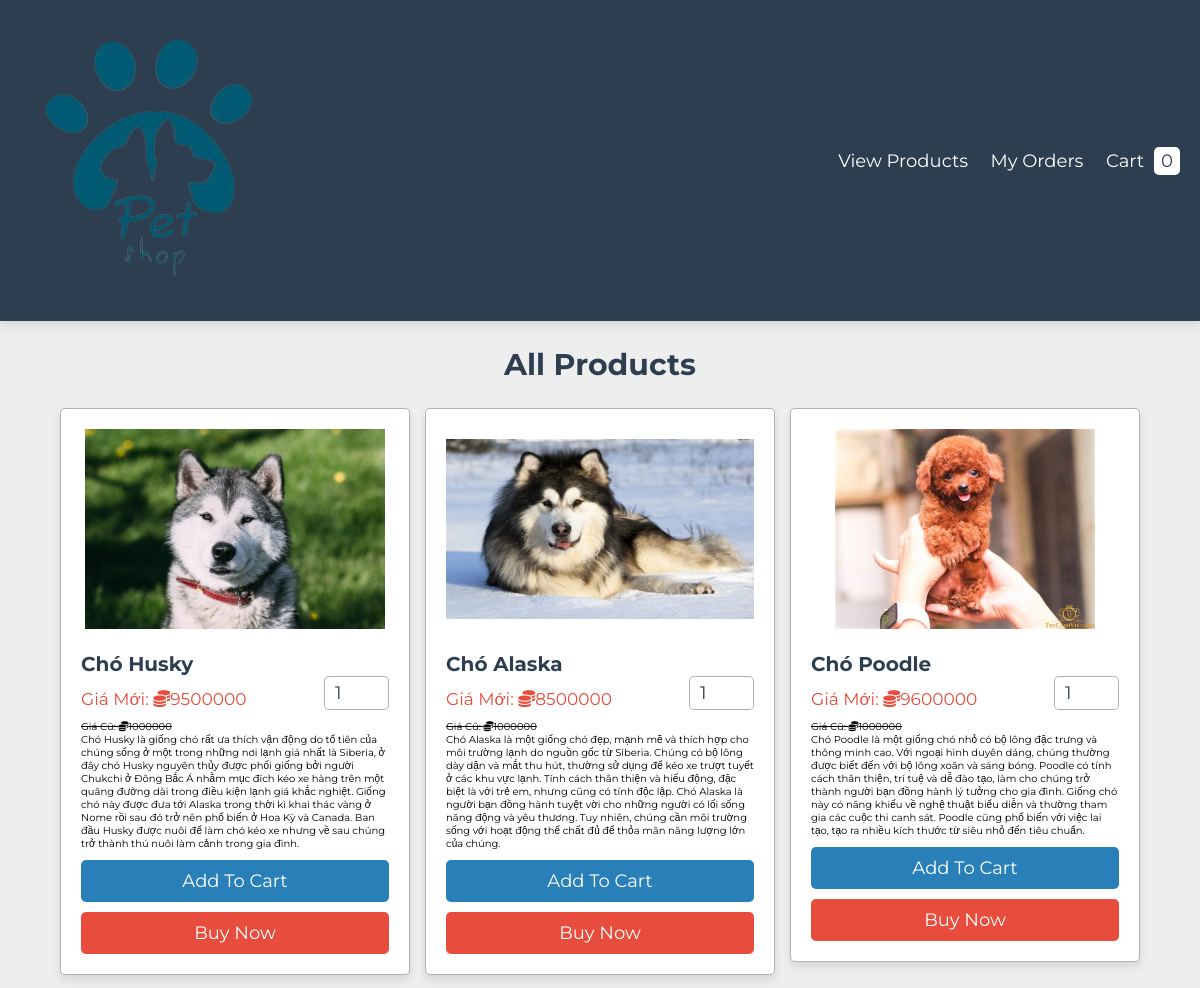
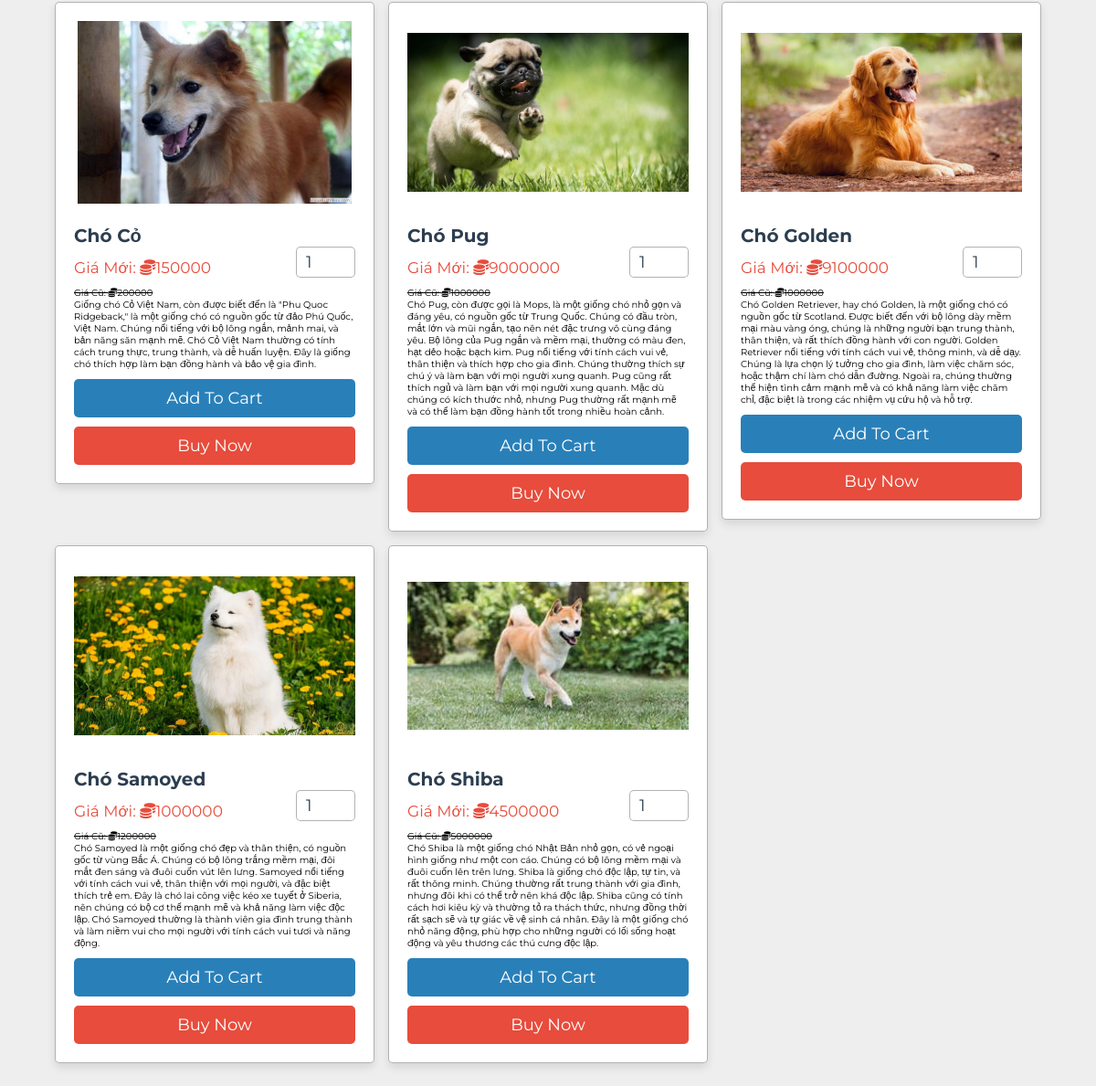
/admin/view_products.php, run on the app's committed database (2 pictures, top to bottom).
### tables this page shows
CREATE TABLE `tbl_product` (
  `product_id` int(11) NOT NULL,
  `product_name` varchar(255) NOT NULL,
  `cartegory_id` int(11) NOT NULL,
  `product_price` varchar(255) NOT NULL,
  `product_price_new` varchar(255) NOT NULL,
  `product_desc` varchar(2000) NOT NULL,
  `product_img` varchar(255) NOT NULL,
  `qty` varchar(20) NOT NULL
);

### admin/view_products.php (the view, shortened to what this page needs)
<?php
include 'components/connect.php';
?>
<!DOCTYPE html>
<html lang="en">
<head>
   <link rel="stylesheet" href="https://cdnjs.cloudflare.com/ajax/libs/font-awesome/6.2.1/css/all.min.css">
   <link rel="stylesheet" href="css/style.css">
</head>
<body>
<?php include 'components/header.php'; ?>
<section class="products">
   <h1 class="heading">All Products</h1>
   <div class="box-container">
   <?php
      $select_products = $conn->prepare("SELECT * FROM `tbl_product`");
      $select_products->execute();
      if($select_products->rowCount() > 0){
         while($fetch_product = $select_products->fetch(PDO::FETCH_ASSOC)){
   ?>
   <form action="" method="POST" class="box">
      <img src="uploads/<?= $fetch_product['product_img']; ?>" class="image" alt="<?= $fetch_product['product_name']; ?>">
      <h3 class="name"><?= $fetch_product['product_name'] ?></h3>
      <div class="flex">
         <p class="price-new">Giá Mới: <i class="fa-solid fa-coins"></i><?= $fetch_product['product_price_new'] ?></p>
         <input type="number" name="qty" required min="1" value="1" max="99" maxlength="2" class="qty">
      </div>
      <p class="price" style="text-decoration:line-through;">Giá Cũ: <i class="fa-solid fa-coins"></i><?= $fetch_product['product_price'] ?></p>
      <p class="description"><?= $fetch_product['product_desc'] ?></p>
      <button type="submit" name="add_to_cart" class="btn">Add to Cart</button>
      <a href="checkout.php?get_id=<?= $fetch_product['product_id']; ?>" class="delete-btn">Buy Now</a>
   </form>
   <?php
      }
   } else {
      echo '<p class="empty">No products found!</p>';
   }
   ?>
   </div>
</section>
</body>
</html>

### admin/css/style.css (style rules this page uses)
:root { --main-color:#2980b9; --red:#e74c3c; --orange:#f39c12; --light-color:#666; --light-bg:#eee; --white:#fff; --black:#2c3e50; --border:.1rem solid rgba(0,0,0,.3); --box-shodow:0 .5rem 1rem rgba(0,0,0,.1); }
* { font-family: 'Montserrat', sans-serif; margin: 0; padding: 0; box-sizing: border-box; outline: none; border: none; text-decoration: none; }
html { font-size: 62.5%; overflow-x: hidden; }
body { background: var(--light-bg); }
section { padding:2.5rem 2rem; max-width: 1200px; margin: 0 auto; }
.heading { text-align: center; padding-bottom: 2.5rem; font-size: 3rem; color: var(--black); text-transform: capitalize; }
.btn, .delete-btn { display: block; text-align: center; width: 100%; margin-top: 1rem; padding: 1rem 3rem; color: var(--white); cursor: pointer; font-size: 1.8rem; text-transform: capitalize; border-radius: .5rem; }
.btn { background-color: var(--main-color); }
.delete-btn { background-color: var(--red); }
.products .box-container { display: grid; grid-template-columns: repeat(auto-fit, 35rem); align-items: flex-start; justify-content: center; gap: 1.5rem; }
.products .box-container .box { border: var(--border); box-shadow: var(--box-shodow); background-color: var(--white); padding: 2rem; border-radius: .5rem; }
.products .box-container .box .image { height: 20rem; width: 100%; object-fit: contain; margin-bottom:2rem; }
.products .box-container .box .name { font-size: 2rem; color: var(--black); }
.products .box-container .box .flex { padding-bottom: 1rem; display: flex; gap: 1rem; align-items: flex-end; }
.products .box-container .box .price-new { font-size: 1.7rem; color: var(--red); margin-right: auto; }
.products .box-container .box .flex .qty { border: var(--border); border-radius: .5rem; padding:.5rem 1rem; width:6.5rem; font-size: 1.8rem; color: var(--black); }

### admin/view_products.php (style rules this page uses)
.products .box-container .box .price-new { font-size: 1.7rem; color: var(--red); margin-right: auto; }

### data on the page
tbl_product: product_img (picture), product_name "Chó Husky", product_price_new "9500000", product_price "1000000", product_desc "Chó Husky là giống chó rất ưa thích vận động do tổ tiên của chúng sống ở một trong những nơi lạnh giá nhất là Siberia, ở đây chó Husky nguyên thủy được phối giống bởi người Chukchi ở Đông Bắc Á nhằm mục đích kéo xe hàng trên một quãng đường dài trong điều kiện lạnh giá khắc nghiệt. Giống chó này được đưa tới Alaska trong thời kì khai thác vàng ở Nome rồi sau đó trở nên phổ biến ở Hoa Kỳ và Canada. Ban đầu Husky được nuôi để làm chó kéo xe nhưng về sau chúng trở thành thú nuôi làm cảnh trong gia đình."
tbl_product: product_img (picture), product_name "Chó Alaska", product_price_new "8500000", product_price "1000000", product_desc "Chó Alaska là một giống chó đẹp, mạnh mẽ và thích hợp cho môi trường lạnh do nguồn gốc từ Siberia. Chúng có bộ lông dày dặn và mắt thu hút, thường sử dụng để kéo xe trượt tuyết ở các khu vực lạnh. Tính cách thân thiện và hiếu động, đặc biệt là với trẻ em, nhưng cũng có tính độc lập. Chó Alaska là người bạn đồng hành tuyệt vời cho những người có lối sống năng động và yêu thương. Tuy nhiên, chúng cần môi trường sống với hoạt động thể chất đủ để thỏa mãn năng lượng lớn của chúng."
tbl_product: product_img (picture), product_name "Chó Poodle", product_price_new "9600000", product_price "1000000", product_desc "Chó Poodle là một giống chó nhỏ có bộ lông đặc trưng và thông minh cao. Với ngoại hình duyên dáng, chúng thường được biết đến với bộ lông xoăn và sáng bóng. Poodle có tính cách thân thiện, trí tuệ và dễ đào tạo, làm cho chúng trở thành người bạn đồng hành lý tưởng cho gia đình. Giống chó này có năng khiếu về nghệ thuật biểu diễn và thường tham gia các cuộc thi canh sát. Poodle cũng phổ biến với việc lai tạo, tạo ra nhiều kích thước từ siêu nhỏ đến tiêu chuẩn."
tbl_product: product_img (picture), product_name "Chó Cỏ", product_price_new "150000", product_price "200000", product_desc "Giống chó Cỏ Việt Nam, còn được biết đến là \"Phu Quoc Ridgeback,\" là một giống chó có nguồn gốc từ đảo Phú Quốc, Việt Nam. Chúng nổi tiếng với bộ lông ngắn, mảnh mai, và bản năng săn mạnh mẽ. Chó Cỏ Việt Nam thường có tính cách trung thực, trung thành, và dễ huấn luyện. Đây là giống chó thích hợp làm bạn đồng hành và bảo vệ gia đình."
tbl_product: product_img (picture), product_name "Chó Pug", product_price_new "9000000", product_price "1000000", product_desc "Chó Pug, còn được gọi là Mops, là một giống chó nhỏ gọn và đáng yêu, có nguồn gốc từ Trung Quốc. Chúng có đầu tròn, mắt lớn và mũi ngắn, tạo nên nét đặc trưng vô cùng đáng yêu. Bộ lông của Pug ngắn và mềm mại, thường có màu đen, hạt dẻo hoặc bạch kim. Pug nổi tiếng với tính cách vui vẻ, thân thiện và thích hợp cho gia đình. Chúng thường thích sự chú ý và làm bạn với mọi người xung quanh. Pug cũng rất thích ngủ và làm bạn với mọi người xung quanh. Mặc dù chúng có kích thước nhỏ, nhưng Pug thường rất mạnh mẽ và có thể làm bạn đồng hành tốt trong nhiều hoàn cảnh."
tbl_product: product_img (picture), product_name "Chó Golden", product_price_new "9100000", product_price "1000000", product_desc "Chó Golden Retriever, hay chó Golden, là một giống chó có nguồn gốc từ Scotland. Được biết đến với bộ lông dày mềm mại màu vàng óng, chúng là những người bạn trung thành, thân thiện, và rất thích đồng hành với con người. Golden Retriever nổi tiếng với tính cách vui vẻ, thông minh, và dễ dạy. Chúng là lựa chọn lý tưởng cho gia đình, làm việc chăm sóc, hoặc thậm chí làm chó dẫn đường. Ngoài ra, chúng thường thể hiện tình cảm mạnh mẽ và có khả năng làm việc chăm chỉ, đặc biệt là trong các nhiệm vụ cứu hộ và hỗ trợ."
tbl_product: product_img (picture), product_name "Chó Samoyed", product_price_new "1000000", product_price "1200000", product_desc "Chó Samoyed là một giống chó đẹp và thân thiện, có nguồn gốc từ vùng Bắc Á. Chúng có bộ lông trắng mềm mại, đôi mắt đen sáng và đuôi cuốn vút lên lưng. Samoyed nổi tiếng với tính cách vui vẻ, thân thiện với mọi người, và đặc biệt thích trẻ em. Đây là chó lai công việc kéo xe tuyết ở Siberia, nên chúng có bộ cơ thể mạnh mẽ và khả năng làm việc độc lập. Chó Samoyed thường là thành viên gia đình trung thành và làm niềm vui cho mọi người với tính cách vui tươi và năng động."
tbl_product: product_img (picture), product_name "Chó Shiba", product_price_new "4500000", product_price "5000000", product_desc "Chó Shiba là một giống chó Nhật Bản nhỏ gọn, có vẻ ngoại hình giống như một con cáo. Chúng có bộ lông mềm mại và đuôi cuốn lên trên lưng. Shiba là giống chó độc lập, tự tin, và rất thông minh. Chúng thường rất trung thành với gia đình, nhưng đôi khi có thể trở nên khá độc lập. Shiba cũng có tính cách hơi kiêu kỳ và thường tỏ ra thách thức, nhưng đồng thời rất sạch sẽ và tự giác về vệ sinh cá nhân. Đây là một giống chó nhỏ năng động, phù hợp cho những người có lối sống hoạt động và yêu thương các thú cưng độc lập."

### other printed values
$total_cart_items "0"
